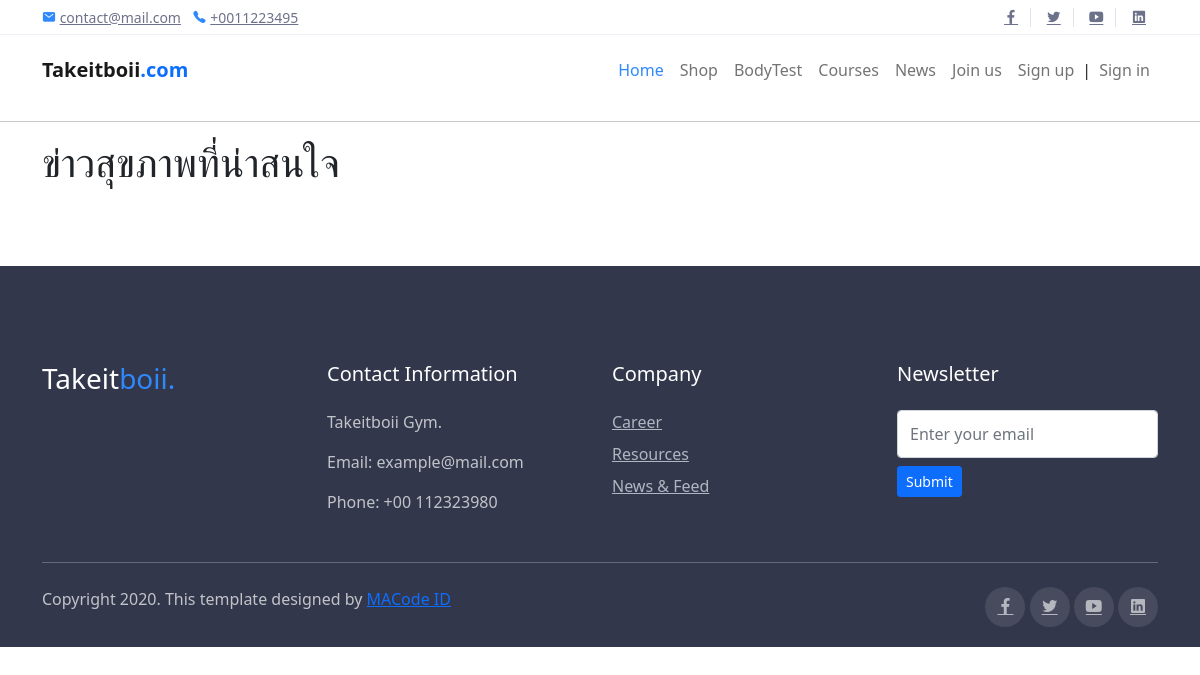
The page /News/ on the database as committed earlier.
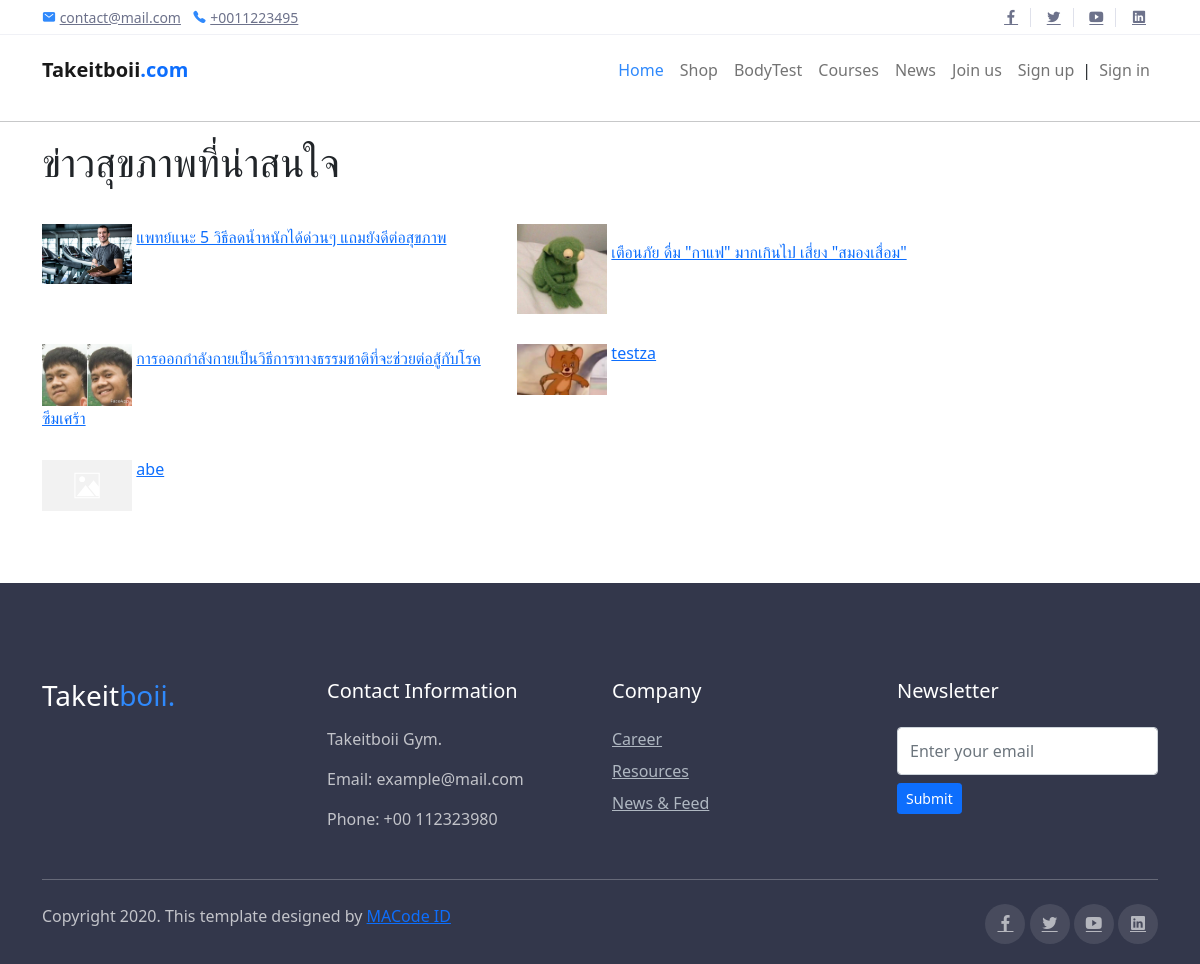
The same page on the database as committed later.
### News/models.py (models this page shows, shortened)
class News(models.Model):
    title = models.CharField(max_length=100)
    context = models.TextField()
    slug = models.SlugField(null=True, blank=True)
    date = models.DateField(auto_now=False, auto_now_add=True)
    ps = models.TextField(null=True, blank=True)
    pic1 = models.ImageField(null = True,blank = True,default="default-image.png")
    pic2 = models.ImageField(null = True,blank = True,default="default-image.png")
    pic3 = models.ImageField(null = True,blank = True,default="default-image.png")
    pic4 = models.ImageField(null = True,blank = True,default="default-image.png")

### News/views.py (the view)
# urls.py: path('', views.news_list, name="news-list"),
def news_list(request):
    all_posts = News.objects.all()
    return render(request, 'news/listnews.html', {'all_posts': all_posts})

### News/templates/news/listnews.html
{% extends "home/layout.html" %}
{% block body %}
        <hr>
        <div class="container">
            <h1>ข่าวสุขภาพที่น่าสนใจ</h1>
        <div class="col-md-15">
            <div class="row">
                {%  for post in all_posts %}
              <div class="col-md-5">
                <div class="cn-img">
                  <div class="cn-title">
                    <a href="{% url 'News:news-details'  post.id %}"><img src="{{ post.pic1.url }} "style="margin-top: 30px; width: 20%; height: 20%" /></a >
                    <a href="{% url 'News:news-details'  post.id %}">{{post.title}}</a >
                  </div>
                </div>
              </div>
              {% endfor %}
            </div>
          </div>
</div>
<br>
<br>
<br>
{% endblock %}

Rows that differ between the two databases and show on the page:
added News: pic1 (picture), title "แพทย์แนะ 5 วิธีลดน้ำหนักได้ด่วนๆ แถมยังดีต่อสุขภาพ"
added News: pic1 (picture), title "เตือนภัย ดื่ม \"กาแฟ\" มากเกินไป เสี่ยง \"สมองเสื่อม\""
added News: pic1 (picture), title "การออกกำลังกายเป็นวิธีการทางธรรมชาติที่จะช่วยต่อสู้กับโรคซึมเศร้า"
added News: pic1 (picture), title "testza"
added News: pic1 (placeholder picture), title "abe"
